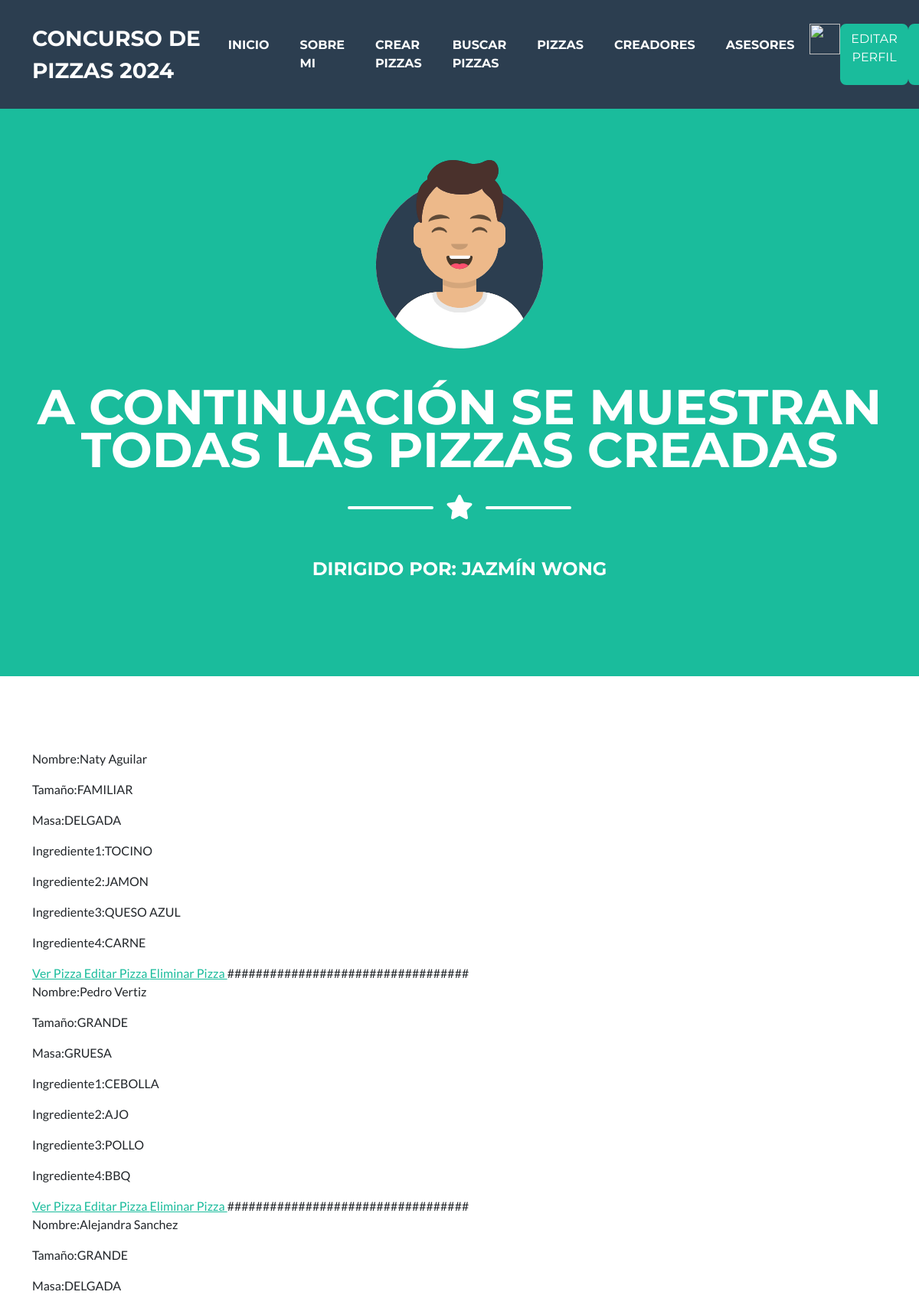
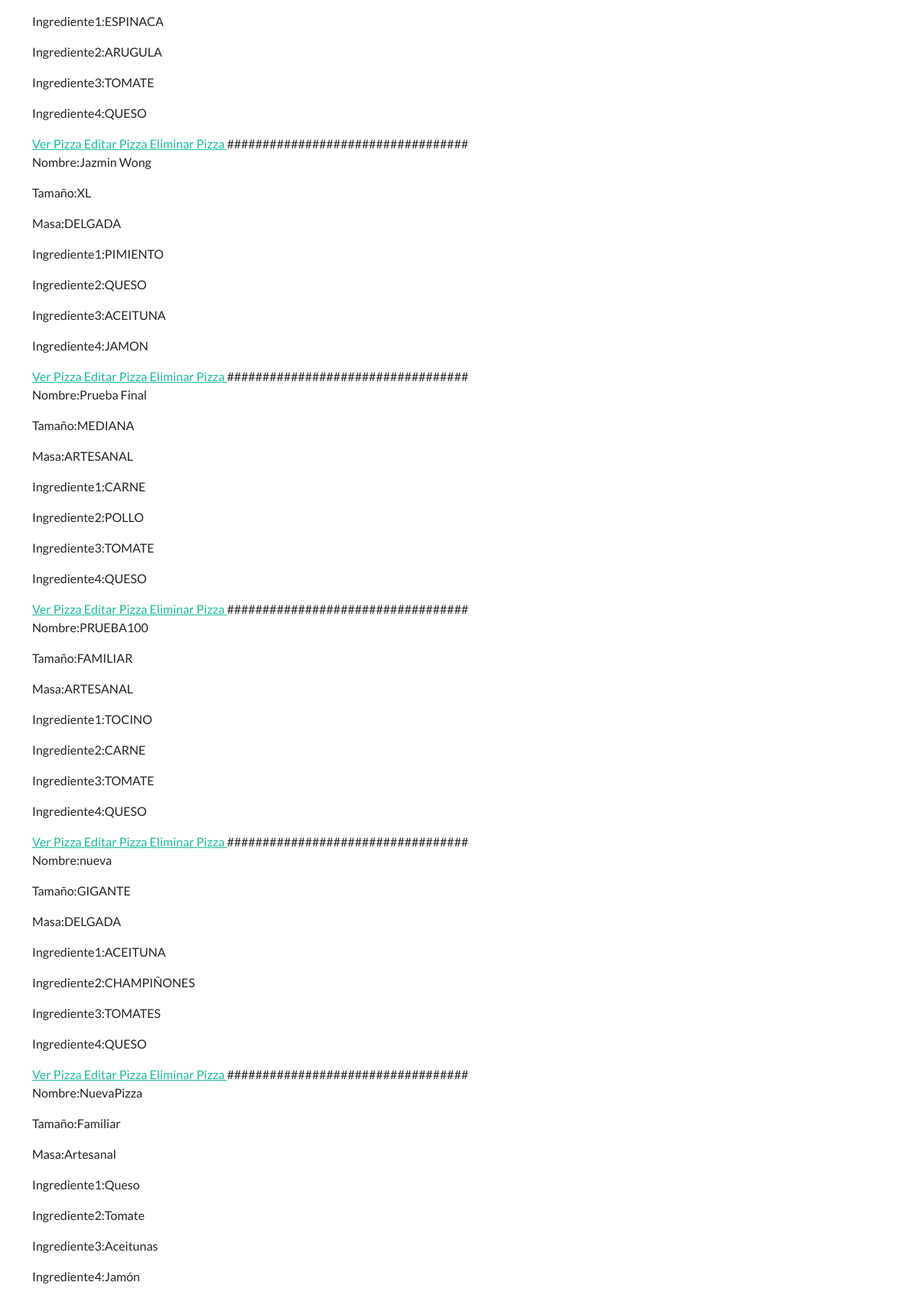
The page /AppPizzas/Pizza/list/ (signed in, upper part) on the database its author committed (2 pictures, top to bottom).
### AppPizzas/models.py (models this page shows, shortened)
class Pizza(models.Model):
    nombre = models.CharField(max_length=30)
    tamaño = models.CharField(max_length=30)
    masa = models.CharField(max_length=30)
    ingrediente1 = models.CharField(max_length=30)
    ingrediente2 = models.CharField(max_length=30)
    ingrediente3 = models.CharField(max_length=30)
    ingrediente4 = models.CharField(max_length=30)

### AppPizzas/views.py (the view)
# urls.py: path('Pizza/list/', ListaPizza.as_view(),name='PizzaLeer'),
class ListaPizza(LoginRequiredMixin, ListView):
    model = Pizza

### AppPizzas/templates/AppPizzas/pizza_list.html (shortened to what this page needs)
{% extends "AppPizzas/padre.html" %}
{% load static %}
{% block titulo %}
A continuación se muestran todas las pizzas creadas
{% endblock %}
{% block content %}
<!DOCTYPE html>
<html lang="en">
<head>
</head>
<body>
    {% for pizza in object_list %}
    <p>Nombre:{{pizza.nombre}}</p>
    <p>Tamaño:{{pizza.tamaño}}</p>
    <p>Masa:{{pizza.masa}}</p>
    <p>Ingrediente1:{{pizza.ingrediente1}}</p>
    <p>Ingrediente2:{{pizza.ingrediente2}}</p>
    <p>Ingrediente3:{{pizza.ingrediente3}}</p>
    <p>Ingrediente4:{{pizza.ingrediente4}}</p>
    <a href="{% url 'PizzaDetalle' pizza.id %}"> Ver Pizza </a>
    <a href="{% url 'PizzaEditar' pizza.id %}"> Editar Pizza </a>
    <a href="{% url 'PizzaBorrar' pizza.id %}"> Eliminar Pizza </a>
    ##################################
    {% endfor %}
    <br>
</body>
</html>
{% endblock %}

### rows shown on the page
Pizza: nombre "Naty Aguilar", tamaño "FAMILIAR", masa "DELGADA", ingrediente1 "TOCINO", ingrediente2 "JAMON", ingrediente3 "QUESO AZUL", ingrediente4 "CARNE"
Pizza: nombre "Pedro Vertiz", tamaño "GRANDE", masa "GRUESA", ingrediente1 "CEBOLLA", ingrediente2 "AJO", ingrediente3 "POLLO", ingrediente4 "BBQ"
Pizza: nombre "Alejandra Sanchez", tamaño "GRANDE", masa "DELGADA", ingrediente1 "ESPINACA", ingrediente2 "ARUGULA", ingrediente3 "TOMATE", ingrediente4 "QUESO"
Pizza: nombre "Jazmin Wong", tamaño "XL", masa "DELGADA", ingrediente1 "PIMIENTO", ingrediente2 "QUESO", ingrediente3 "ACEITUNA", ingrediente4 "JAMON"
Pizza: nombre "Prueba Final", tamaño "MEDIANA", masa "ARTESANAL", ingrediente1 "CARNE", ingrediente2 "POLLO", ingrediente3 "TOMATE", ingrediente4 "QUESO"
Pizza: nombre "PRUEBA100", tamaño "FAMILIAR", masa "ARTESANAL", ingrediente1 "TOCINO", ingrediente2 "CARNE", ingrediente3 "TOMATE", ingrediente4 "QUESO"
Pizza: nombre "nueva", tamaño "GIGANTE", masa "DELGADA", ingrediente1 "ACEITUNA", ingrediente2 "CHAMPIÑONES", ingrediente3 "TOMATES", ingrediente4 "QUESO"
Pizza: nombre "NuevaPizza", tamaño "Familiar", masa "Artesanal", ingrediente1 "Queso", ingrediente2 "Tomate", ingrediente3 "Aceitunas", ingrediente4 "Jamón"
